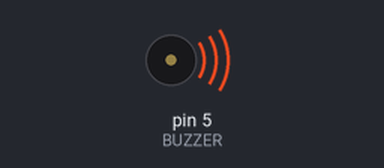
Bench run of a sketch on a simulated Arduino Uno, built with avr-gcc and run on an emulated ATmega328P. Shown: buzzer (waves = sounding).

Above: at 0.1 s.
Timing chart, 0 to 1.6 s (numbered marks = the images above):
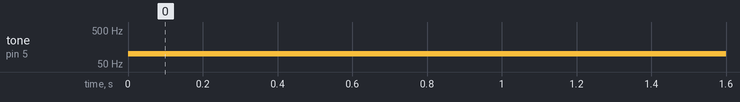

Measured:
- by itself, tone on pin 5 (BUZZER): silent → 100 Hz at 0.00 s

The sketch:

Piezo.ino
```cpp
#define BUZZER 5
// const int buzzer = 5;

int val = 0;
int freq = 0;

void setup() {
  // put your setup code here, to run once:
  pinMode(BUZZER, OUTPUT);
  Serial.begin(9600);

}

void loop() {

       if(Serial.available())
       {
          val = Serial.read();
          delay(10);
       }
       freq = map(val, 0, 255, 100, 1500);
       tone(BUZZER, freq, 10);
       delay(1);
}
```
